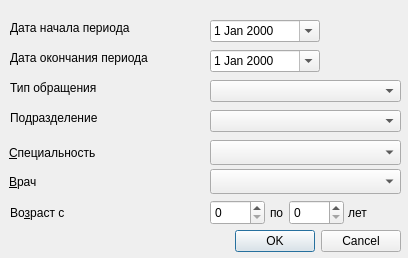
<?xml version="1.0" encoding="UTF-8"?>
<ui version="4.0">
 <class>ReportF32SetupDialog</class>
 <widget class="QDialog" name="ReportF32SetupDialog">
  <property name="geometry">
   <rect>
    <x>0</x>
    <y>0</y>
    <width>408</width>
    <height>258</height>
   </rect>
  </property>
  <property name="sizePolicy">
   <sizepolicy hsizetype="Fixed" vsizetype="Fixed">
    <horstretch>0</horstretch>
    <verstretch>0</verstretch>
   </sizepolicy>
  </property>
  <property name="windowTitle">
   <string>Параметры отчета</string>
  </property>
  <widget class="QLabel" name="label">
   <property name="geometry">
    <rect>
     <x>10</x>
     <y>20</y>
     <width>141</width>
     <height>16</height>
    </rect>
   </property>
   <property name="text">
    <string>Дата начала периода</string>
   </property>
  </widget>
  <widget class="CDateEdit" name="edtEndDate">
   <property name="geometry">
    <rect>
     <x>210</x>
     <y>50</y>
     <width>110</width>
     <height>22</height>
    </rect>
   </property>
   <property name="calendarPopup">
    <bool>true</bool>
   </property>
  </widget>
  <widget class="CDateEdit" name="edtBegDate">
   <property name="geometry">
    <rect>
     <x>210</x>
     <y>20</y>
     <width>110</width>
     <height>22</height>
    </rect>
   </property>
   <property name="calendarPopup">
    <bool>true</bool>
   </property>
  </widget>
  <widget class="QLabel" name="label_2">
   <property name="geometry">
    <rect>
     <x>10</x>
     <y>50</y>
     <width>161</width>
     <height>16</height>
    </rect>
   </property>
   <property name="text">
    <string>Дата окончания периода</string>
   </property>
  </widget>
  <widget class="QLabel" name="label_4">
   <property name="geometry">
    <rect>
     <x>10</x>
     <y>110</y>
     <width>131</width>
     <height>16</height>
    </rect>
   </property>
   <property name="text">
    <string>Подразделение</string>
   </property>
  </widget>
  <widget class="COrgStructureComboBox" name="cmbOrgStructure">
   <property name="geometry">
    <rect>
     <x>210</x>
     <y>110</y>
     <width>191</width>
     <height>22</height>
    </rect>
   </property>
  </widget>
  <widget class="CRBComboBox" name="cmbEventType">
   <property name="geometry">
    <rect>
     <x>210</x>
     <y>80</y>
     <width>191</width>
     <height>22</height>
    </rect>
   </property>
  </widget>
  <widget class="QLabel" name="label_3">
   <property name="geometry">
    <rect>
     <x>10</x>
     <y>80</y>
     <width>131</width>
     <height>16</height>
    </rect>
   </property>
   <property name="text">
    <string>Тип обращения</string>
   </property>
  </widget>
  <widget class="QDialogButtonBox" name="buttonBox">
   <property name="geometry">
    <rect>
     <x>180</x>
     <y>230</y>
     <width>221</width>
     <height>23</height>
    </rect>
   </property>
   <property name="standardButtons">
    <set>QDialogButtonBox::Cancel|QDialogButtonBox::Ok</set>
   </property>
  </widget>
  <widget class="QLabel" name="lblSpeciality">
   <property name="geometry">
    <rect>
     <x>9</x>
     <y>140</y>
     <width>197</width>
     <height>25</height>
    </rect>
   </property>
   <property name="text">
    <string>&amp;Специальность</string>
   </property>
   <property name="buddy">
    <cstring>cmbSpeciality</cstring>
   </property>
  </widget>
  <widget class="CPersonComboBoxEx" name="cmbPerson">
   <property name="geometry">
    <rect>
     <x>210</x>
     <y>169</y>
     <width>191</width>
     <height>25</height>
    </rect>
   </property>
  </widget>
  <widget class="QLabel" name="lblPerson">
   <property name="geometry">
    <rect>
     <x>9</x>
     <y>169</y>
     <width>197</width>
     <height>25</height>
    </rect>
   </property>
   <property name="text">
    <string>&amp;Врач</string>
   </property>
   <property name="buddy">
    <cstring>cmbPerson</cstring>
   </property>
  </widget>
  <widget class="CRBComboBox" name="cmbSpeciality">
   <property name="geometry">
    <rect>
     <x>210</x>
     <y>140</y>
     <width>191</width>
     <height>25</height>
    </rect>
   </property>
   <property name="whatsThis">
    <string>&lt;html&gt;&lt;head&gt;&lt;meta name=&quot;qrichtext&quot; content=&quot;1&quot; /&gt;&lt;style type=&quot;text/css&quot;&gt;
p, li { white-space: pre-wrap; }
&lt;/style&gt;&lt;/head&gt;&lt;body style=&quot; font-family:'MS Shell Dlg 2'; font-size:8.25pt; font-weight:400; font-style:normal;&quot;&gt;
&lt;p style=&quot;-qt-paragraph-type:empty; margin-top:0px; margin-bottom:0px; margin-left:0px; margin-right:0px; -qt-block-indent:0; text-indent:0px;&quot;&gt;&lt;/p&gt;&lt;/body&gt;&lt;/html&gt;</string>
   </property>
  </widget>
  <widget class="QLabel" name="lblAgeYears">
   <property name="geometry">
    <rect>
     <x>348</x>
     <y>200</y>
     <width>23</width>
     <height>25</height>
    </rect>
   </property>
   <property name="text">
    <string>лет</string>
   </property>
   <property name="buddy">
    <cstring>edtAgeTo</cstring>
   </property>
  </widget>
  <widget class="QSpinBox" name="edtAgeTo">
   <property name="geometry">
    <rect>
     <x>289</x>
     <y>200</y>
     <width>55</width>
     <height>25</height>
    </rect>
   </property>
   <property name="sizePolicy">
    <sizepolicy hsizetype="Preferred" vsizetype="Fixed">
     <horstretch>0</horstretch>
     <verstretch>0</verstretch>
    </sizepolicy>
   </property>
   <property name="maximum">
    <number>150</number>
   </property>
  </widget>
  <widget class="QSpinBox" name="edtAgeFrom">
   <property name="geometry">
    <rect>
     <x>210</x>
     <y>200</y>
     <width>55</width>
     <height>25</height>
    </rect>
   </property>
   <property name="sizePolicy">
    <sizepolicy hsizetype="Preferred" vsizetype="Fixed">
     <horstretch>0</horstretch>
     <verstretch>0</verstretch>
    </sizepolicy>
   </property>
   <property name="maximum">
    <number>150</number>
   </property>
  </widget>
  <widget class="QLabel" name="lblAge">
   <property name="geometry">
    <rect>
     <x>384</x>
     <y>612</y>
     <width>197</width>
     <height>25</height>
    </rect>
   </property>
   <property name="text">
    <string>Во&amp;зраст с</string>
   </property>
   <property name="buddy">
    <cstring>edtAgeFrom</cstring>
   </property>
  </widget>
  <widget class="QLabel" name="lblAge_2">
   <property name="geometry">
    <rect>
     <x>10</x>
     <y>200</y>
     <width>197</width>
     <height>25</height>
    </rect>
   </property>
   <property name="text">
    <string>Во&amp;зраст с</string>
   </property>
   <property name="buddy">
    <cstring>edtAgeFrom</cstring>
   </property>
  </widget>
  <widget class="QLabel" name="lblAgeTo">
   <property name="geometry">
    <rect>
     <x>270</x>
     <y>200</y>
     <width>16</width>
     <height>25</height>
    </rect>
   </property>
   <property name="text">
    <string>по</string>
   </property>
   <property name="buddy">
    <cstring>edtAgeTo</cstring>
   </property>
  </widget>
 </widget>
 <customwidgets>
  <customwidget>
   <class>CDateEdit</class>
   <extends>QDateEdit</extends>
   <header>library/DateEdit</header>
  </customwidget>
  <customwidget>
   <class>CRBComboBox</class>
   <extends>QComboBox</extends>
   <header>library/crbcombobox.h</header>
  </customwidget>
  <customwidget>
   <class>COrgStructureComboBox</class>
   <extends>QComboBox</extends>
   <header>Orgs/OrgStructComboBoxes.h</header>
  </customwidget>
  <customwidget>
   <class>CPersonComboBoxEx</class>
   <extends>QComboBox</extends>
   <header>Orgs/PersonComboBoxEx.h</header>
  </customwidget>
 </customwidgets>
 <resources/>
 <connections>
  <connection>
   <sender>buttonBox</sender>
   <signal>accepted()</signal>
   <receiver>ReportF32SetupDialog</receiver>
   <slot>accept()</slot>
   <hints>
    <hint type="sourcelabel">
     <x>290</x>
     <y>241</y>
    </hint>
    <hint type="destinationlabel">
     <x>203</x>
     <y>128</y>
    </hint>
   </hints>
  </connection>
  <connection>
   <sender>buttonBox</sender>
   <signal>rejected()</signal>
   <receiver>ReportF32SetupDialog</receiver>
   <slot>reject()</slot>
   <hints>
    <hint type="sourcelabel">
     <x>290</x>
     <y>241</y>
    </hint>
    <hint type="destinationlabel">
     <x>203</x>
     <y>128</y>
    </hint>
   </hints>
  </connection>
 </connections>
</ui>
